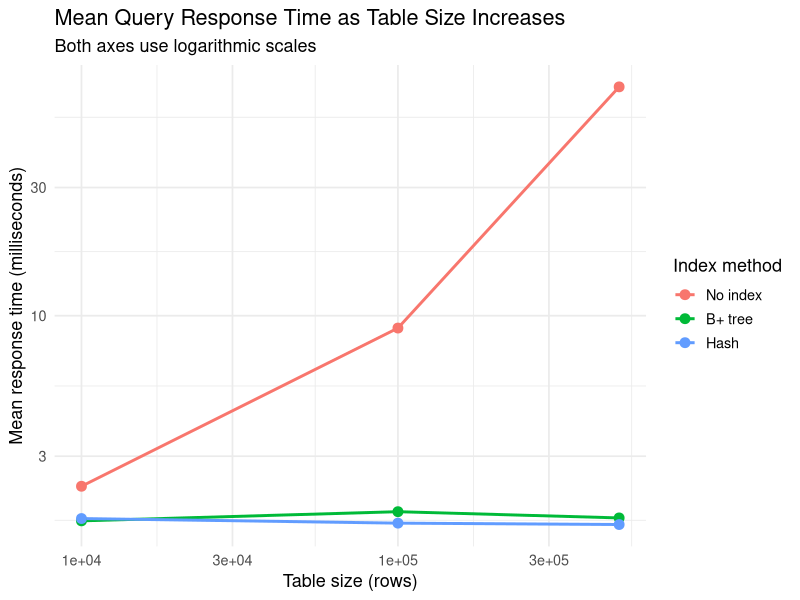

Source code (R):
# 04_hypothesis_tests.R
# Statistical tests, ANOVA, regression, and a growth graph
# Uses the REAL timings saved in data/query_times.csv

library(ggplot2)

# ---------- 1. Read and prepare data ----------

timings <- read.csv("data/query_times.csv", stringsAsFactors = FALSE)

dir.create("results", showWarnings = FALSE)
dir.create("plots", showWarnings = FALSE)

required_columns <- c(
  "table_size", "index_method", "response_time_ms", "block_id"
)

missing_columns <- setdiff(required_columns, names(timings))

if (length(missing_columns) > 0) {
  stop(
    paste(
      "These required columns are missing from query_times.csv:",
      paste(missing_columns, collapse = ", ")
    )
  )
}

timings$index_method <- factor(
  timings$index_method,
  levels = c("No index", "B+ tree", "Hash")
)

timings$size_factor <- factor(timings$table_size)
timings$log_time <- log(timings$response_time_ms)


# ---------- 2. Function to match measurements by block ----------

# A block means the same repetition / lookup-key situation.
# This lets us compare methods fairly within each repeated run.

get_pair_data <- function(size_value, first_method, second_method) {

  first <- timings[
    timings$table_size == size_value &
      timings$index_method == first_method,
    c("block_id", "response_time_ms")
  ]

  names(first)[2] <- "first_time"

  second <- timings[
    timings$table_size == size_value &
      timings$index_method == second_method,
    c("block_id", "response_time_ms")
  ]

  names(second)[2] <- "second_time"

  paired_data <- merge(first, second, by = "block_id")

  return(paired_data)
}


# ---------- 3. Paired t-tests, unpaired t-tests, and F-tests ----------

comparisons <- list(
  c("No index", "B+ tree"),
  c("No index", "Hash"),
  c("B+ tree", "Hash")
)

test_results <- list()
result_number <- 1

for (size_value in sort(unique(timings$table_size))) {

  for (comparison in comparisons) {

    first_method <- comparison[1]
    second_method <- comparison[2]

    paired_data <- get_pair_data(
      size_value,
      first_method,
      second_method
    )

    # F-test: compares variances.
    f_test <- var.test(
      paired_data$first_time,
      paired_data$second_time
    )

    # Unpaired Welch t-test: included for comparison only.
    unpaired_test <- t.test(
      paired_data$first_time,
      paired_data$second_time,
      paired = FALSE
    )

    # Primary test: paired t-test.
    # Appropriate because the same block_id is measured for both methods.
    paired_test <- t.test(
      paired_data$first_time,
      paired_data$second_time,
      paired = TRUE
    )

    # Log paired t-test.
    # Helpful because query-time data are positive and usually right-skewed.
    paired_log_test <- t.test(
      log(paired_data$first_time),
      log(paired_data$second_time),
      paired = TRUE
    )

    test_results[[result_number]] <- data.frame(
      table_size = size_value,
      comparison = paste(first_method, "-", second_method),
      paired_observations = nrow(paired_data),

      mean_first_method_ms = mean(paired_data$first_time),
      mean_second_method_ms = mean(paired_data$second_time),

      mean_difference_ms = mean(
        paired_data$first_time - paired_data$second_time
      ),

      raw_difference_ci_low = paired_test$conf.int[1],
      raw_difference_ci_high = paired_test$conf.int[2],
      paired_t_p_value = paired_test$p.value,

      time_ratio_first_over_second = exp(
        mean(
          log(paired_data$first_time) -
            log(paired_data$second_time)
        )
      ),

      ratio_ci_low = exp(paired_log_test$conf.int[1]),
      ratio_ci_high = exp(paired_log_test$conf.int[2]),
      paired_log_t_p_value = paired_log_test$p.value,

      f_test_p_value = f_test$p.value,
      unpaired_t_p_value = unpaired_test$p.value
    )

    result_number <- result_number + 1
  }
}

test_results <- do.call(rbind, test_results)

write.csv(
  test_results,
  "results/paired_t_test_results.csv",
  row.names = FALSE
)

print(test_results)


# ---------- 4. One-way ANOVA at each table size ----------

one_way_output <- capture.output({

  for (size_value in sort(unique(timings$table_size))) {

    cat("\n========================================\n")
    cat("ONE-WAY ANOVA: TABLE SIZE =", size_value, "\n")
    cat("========================================\n")

    size_data <- timings[timings$table_size == size_value, ]

    # Uses log times because raw response times are right-skewed.
    model <- aov(log_time ~ index_method, data = size_data)

    print(summary(model))

    cat("\nTukey multiple-comparison test:\n")
    print(TukeyHSD(model))
  }
})

writeLines(
  one_way_output,
  "results/one_way_anova.txt"
)


# ---------- 5. Two-way ANOVA ----------

# Tests:
# 1. Does indexing method affect query time?
# 2. Does table size affect query time?
# 3. Does the indexing effect change with table size?

two_way_model <- aov(
  log_time ~ index_method * size_factor,
  data = timings
)

two_way_output <- capture.output({

  cat("TWO-WAY ANOVA ON LOG RESPONSE TIME\n\n")

  print(summary(two_way_model))

  cat("\nResidual normality check (Shapiro-Wilk):\n")
  print(shapiro.test(residuals(two_way_model)))

  cat("\nImportant note:\n")
  cat(
    "ANOVA is applied to log(response time) because raw times are right-skewed.\n"
  )
  cat(
    "Repeated measurements and cache effects mean this is an experimental approximation,\n"
  )
  cat(
    "so conclusions should be supported by the paired tests as well.\n"
  )
})

writeLines(
  two_way_output,
  "results/two_way_anova_results.txt"
)


# ---------- 6. Regression ----------

# Shows how query time changes with table size
# and whether that growth differs by index method.

regression_model <- lm(
  log_time ~ log(table_size) * index_method,
  data = timings
)

regression_output <- capture.output({

  cat("REGRESSION MODEL\n")
  cat("Outcome: log(response_time_ms)\n")
  cat("Predictors: log(table_size), index method, and interaction\n\n")

  print(summary(regression_model))
})

writeLines(
  regression_output,
  "results/regression_results.txt"
)


# ---------- 7. Mean response-time growth graph ----------

mean_timings <- aggregate(
  response_time_ms ~ table_size + index_method,
  data = timings,
  FUN = mean
)

names(mean_timings)[3] <- "mean_response_time_ms"

growth_plot <- ggplot(
  mean_timings,
  aes(
    x = table_size,
    y = mean_response_time_ms,
    colour = index_method,
    group = index_method
  )
) +
  geom_line(linewidth = 1) +
  geom_point(size = 3) +
  scale_x_log10() +
  scale_y_log10() +
  labs(
    title = "Mean Query Response Time as Table Size Increases",
    subtitle = "Both axes use logarithmic scales",
    x = "Table size (rows)",
    y = "Mean response time (milliseconds)",
    colour = "Index method"
  ) +
  theme_minimal(base_size = 13)

ggsave(
  "plots/query_time_growth.png",
  growth_plot,
  width = 9,
  height = 6,
  dpi = 300
)


# ---------- 8. Chi-square test of independence ----------

# This is exploratory only.
# We split response times into four groups within each table size.
# Expected frequencies are printed so we can check the chi-square condition.

timings$time_band <- NA_integer_

for (size_value in sort(unique(timings$table_size))) {

  row_positions <- which(timings$table_size == size_value)

  timings$time_band[row_positions] <- cut(
    rank(timings$response_time_ms[row_positions], ties.method = "first"),
    breaks = 4,
    labels = FALSE
  )
}

chi_square <- chisq.test(
  table(timings$index_method, timings$time_band)
)

chi_square_output <- capture.output({

  cat("CHI-SQUARE TEST OF INDEPENDENCE\n\n")

  cat(
    "Question: Is index method associated with response-time category?\n\n"
  )

  print(chi_square)

  cat("\nExpected frequencies:\n")
  print(chi_square$expected)

  cat("\nCondition check:\n")

  if (all(chi_square$expected >= 5)) {
    cat(
      "All expected frequencies are at least 5. ",
      "The expected-frequency condition is satisfied.\n",
      sep = ""
    )
  } else {
    cat(
      "Some expected frequencies are below 5. ",
      "Interpret this chi-square test cautiously.\n",
      sep = ""
    )
  }

  cat("\nImportant limitation:\n")
  cat(
    "The timings are repeated measurements, so this chi-square result is exploratory.\n"
  )
  cat(
    "The paired t-tests are the main evidence for method comparisons.\n"
  )
})

writeLines(
  chi_square_output,
  "results/chi_square_independence.txt"
)


# ---------- 9. Finish ----------

cat("\nFinished successfully.\n")
cat("Created: results/paired_t_test_results.csv\n")
cat("Created: results/one_way_anova.txt\n")
cat("Created: results/two_way_anova_results.txt\n")
cat("Created: results/regression_results.txt\n")
cat("Created: results/chi_square_independence.txt\n")
cat("Created: plots/query_time_growth.png\n")
